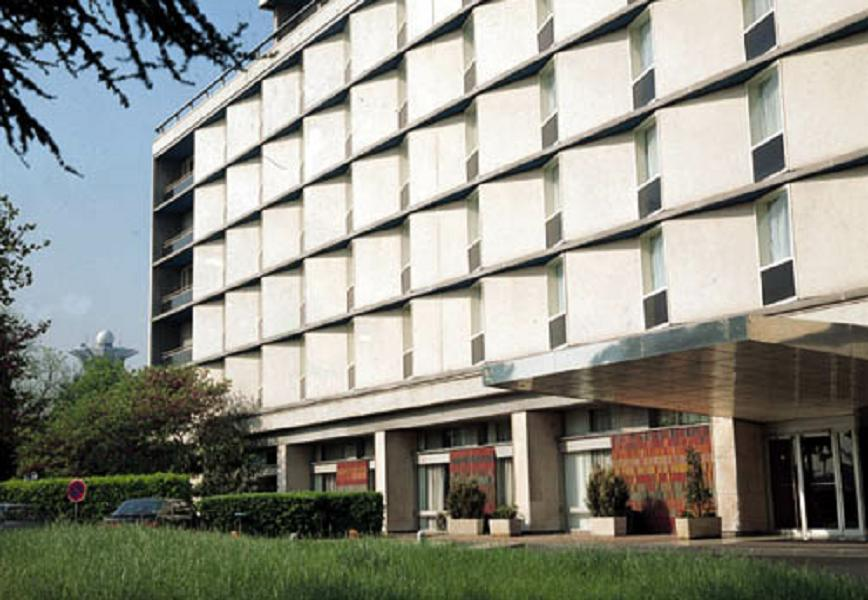
#> input picture reference-opencv/opencv-feature_extraction/data/building.jpg, 868 x 600 px
$ python canny.py
#> lines starting #> are read from the running program, lines starting #| are printed output that depends on the picture
import cv2
import numpy as np

'''
Canny edge detection function
cv2.Canny(image, threshold1, threshold2, edges= None, apertureSize=None,
          L2gradient= None) -> edge

image: original input image
threshold1, threshold2: weak edge, strong edge respectively
                      : naive values - thr1:thr2 = 1:2 or 1:3
                      : recommendation: 50, 150
edges: edge image
apertureSize: kernel size of Sobel operation
L2gradient: default= False (L1 norm)
'''
src = cv2.imread('./data/building.jpg', cv2.IMREAD_GRAYSCALE)
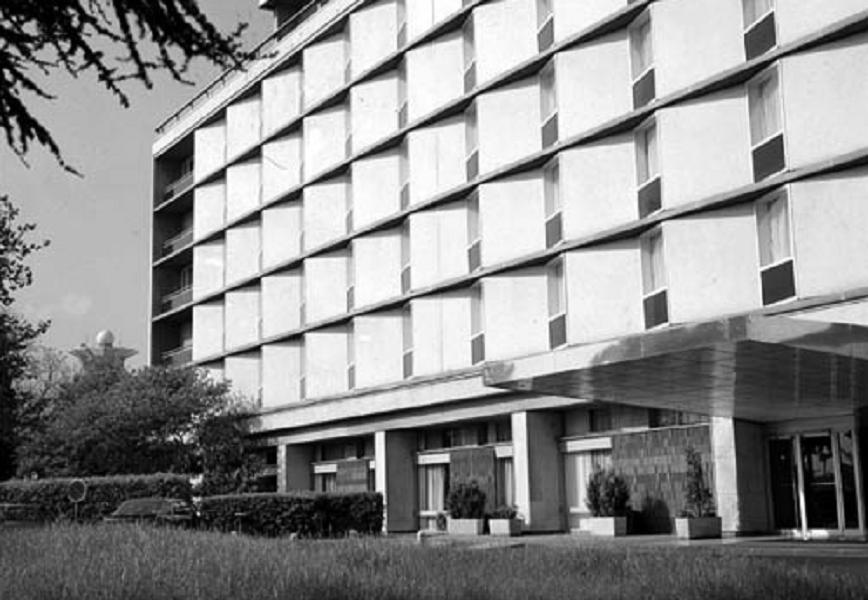
#> src: shape (600, 868); min 0, max 255, mean 142.3

edges = cv2.Canny(src, 50, 100)
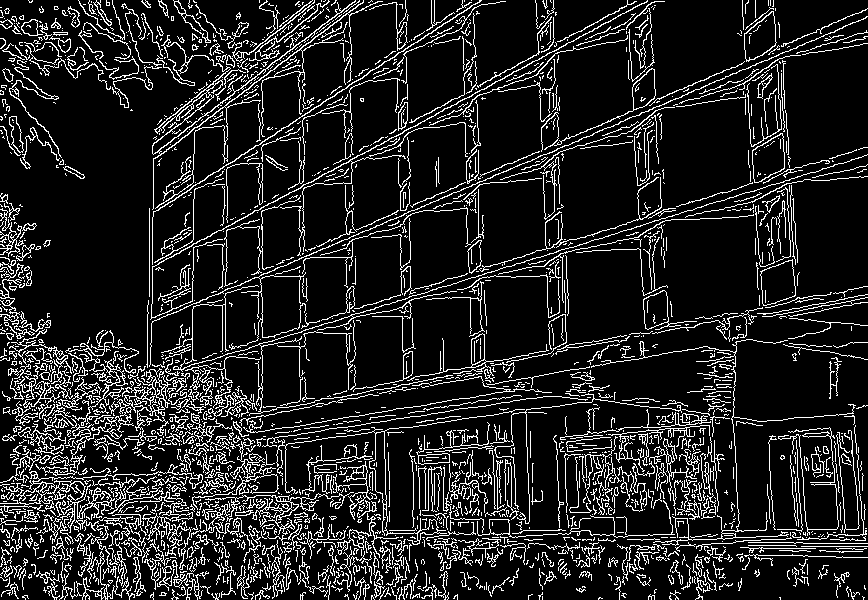
#> edges: shape (600, 868); 13.7% white in thin lines or dots

cv2.imshow('src', src)
cv2.imshow('edges', edges)
cv2.waitKey()
cv2.destroyAllWindows()

$ run again, with reference-opencv/opencv-feature_extraction/data/dial.jpg copied over reference-opencv/opencv-feature_extraction/data/building.jpg
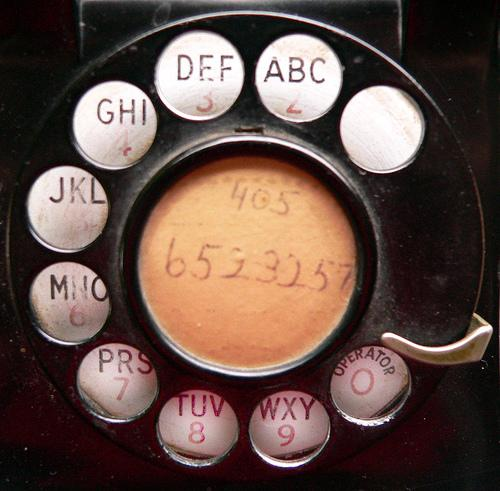
#> input picture reference-opencv/opencv-feature_extraction/data/dial.jpg, 500 x 491 px
#> `src = cv2.imread('./data/building.jpg', cv2.IMREAD_GRAYSCALE)`:
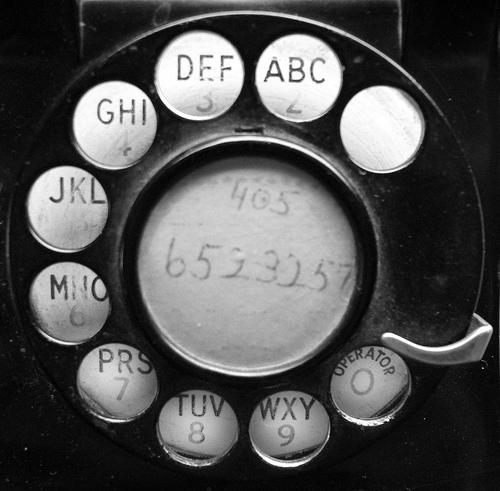
#> src: shape (491, 500); min 0, max 255, mean 82.4
#> `edges = cv2.Canny(src, 50, 100)`:
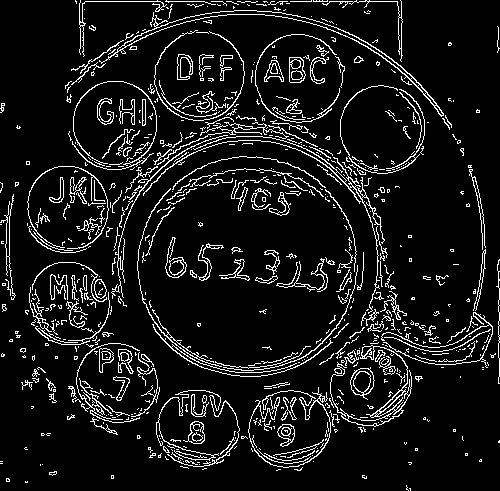
#> edges: shape (491, 500); 9.1% white in thin lines or dots
